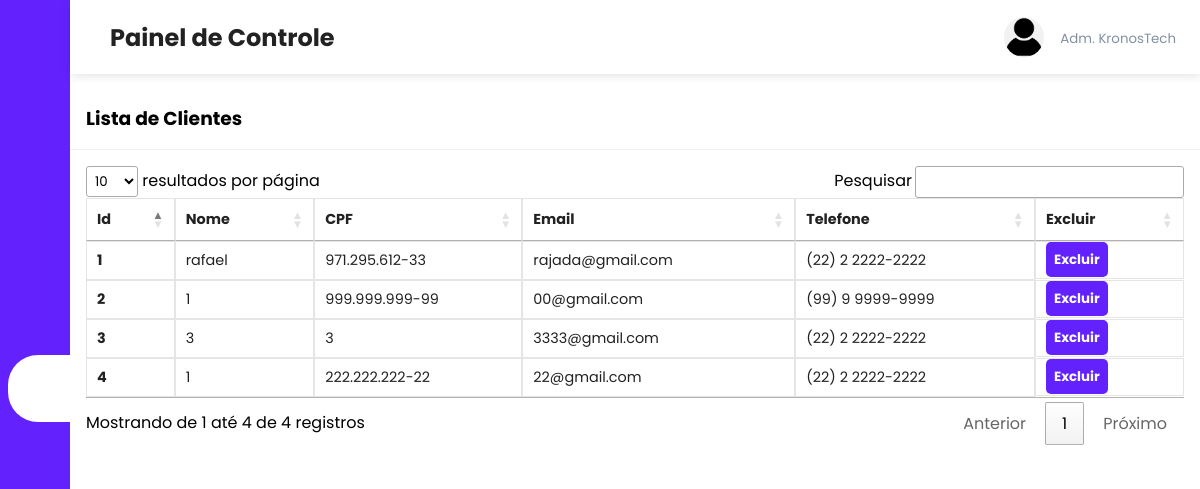
/admin/clientes.php, run on an earlier commit of the app's database.
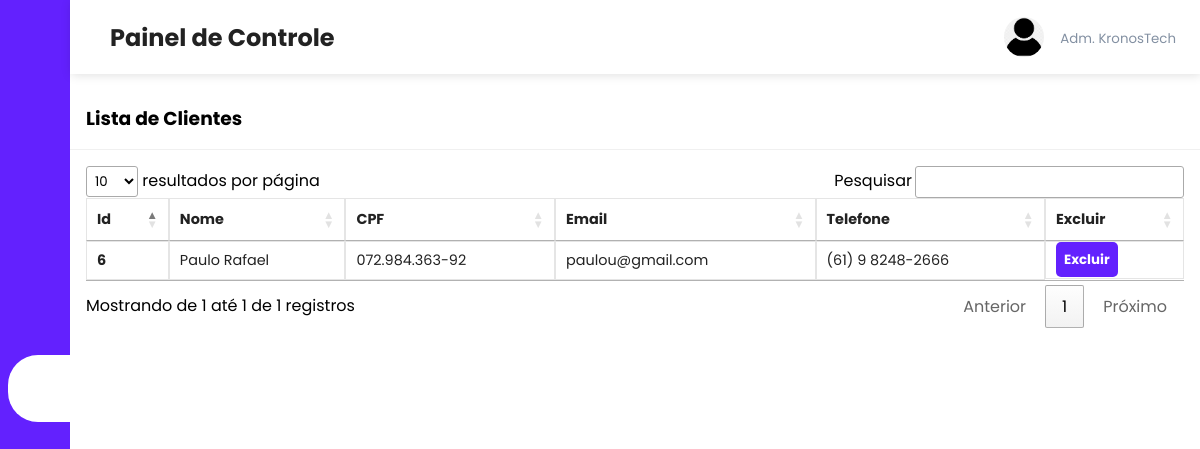
And on a later commit of the database.
### tables this page shows
CREATE TABLE `users` (
  `user_id` int(11) NOT NULL,
  `user_cpf` varchar(14) NOT NULL,
  `user_name` varchar(108) NOT NULL,
  `user_email` varchar(100) NOT NULL,
  `user_phone` varchar(16) NOT NULL,
  `user_password` varchar(100) NOT NULL
);

### admin/clientes.php (the view, shortened to what this page needs)
<?php include('header.php'); ?>
<?php
include('../server/connection.php');
$stmt2 = $conn->prepare("SELECT * FROM users");
$stmt2->execute();
$users = $stmt2->get_result();
?>
<div class="recent-grid">
    <div class="projects">
        <div class="card">
            <div class="card-header">
                <h3>Lista de Clientes</h3>
            </div>
            <div class="card-body">
            <div class="table-responsive">
                    <table width="100%" class="orders-table" id="tabelaOrdenada">
                        <thead>
                            <tr>
                                <td>Id</td>
                                <td>Nome</td>
                                <td>CPF</td>
                                <td>Email</td>
                                <td>Telefone</td>
                                <td>Excluir</td>
                            </tr>
                        </thead>
                        <tbody>
                            <?php while($user = $users->fetch_assoc()) { ?>
                                <tr>
                                    <td><strong><?php echo $user['user_id']; ?></strong></td>
                                    <td><?php echo $user['user_name']; ?></td>
                                    <td><?php echo $user['user_cpf']; ?></td>
                                    <td><?php echo $user['user_email']; ?></td>
                                    <td><?php echo $user['user_phone']; ?></td>
                                    <td><button><a class="btn btn-primary" href="#" onclick="confirmDelete(<?php echo $user['user_id']; ?>)">Excluir</a></button></td>
                                </tr>
                            <?php } ?>
                        </tbody>
                    </table>
            </div>
        </div>
    </div>
</div>
</body>
</html>

### admin/header.php (shortened to what this page needs)
<!DOCTYPE html>
<html lang="pt">
<head>
    <link rel="stylesheet" href="https://maxst.icons8.com/vue-static/landings/line-awesome/line-awesome/1.3.0/css/line-awesome.min.css">
    <link rel="stylesheet" href="styles.css">
    <link rel="stylesheet" type="text/css" href="https://cdn.datatables.net/1.11.5/css/jquery.dataTables.min.css">
</head>
<body>
    <div class="sidebar">
        <div class="sidebar-brand">
            <h2><span class="lab la-accusoft"></span><span>KronosTech</span></h2>
        </div>
        <div class="sidebar-menu">
            <ul>
                <li>
                    <a href="dashboard.php" class="active"><span class="las la-igloo"></span>
                    <span>Página Inicial</span></a>
                </li>
                <li>
                    <a href="products.php"><span class="las la-clipboard-list"></span>
                    <span>Produtos</span></a>
                </li>
                <li>
                    <a href="add_product.php"><span class="las la-list"></span>
                    <span>Adicionar Produtos</span></a>
                </li>
                <li>
                    <a href="orders.php"><span class="las la-receipt"></span>
                    <span>Pedidos</span></a>
                </li>
                <li>
                    <a href="clientes.php"><span class="las la-users"></span>
                    <span>Clientes</span></a>
                </li>
                <li>
                    <a href="admins.php"><span class="las la-users"></span>
                    <span>Administradores</span></a>
                </li>
            </ul>
        </div>
    </div>
    <div class="main-content">
        <header>
            <h2>
                <label for="nav-toggle">
                    <span class="las la-bars"></span>
                </label>
                Painel de Controle
            </h2>
            <div class="user-wrapper">
                <img src="img 2.png" width="40px" height="40px">
                <div>
                    <small>Adm. KronosTech</small>
                </div>
            </div>
        </header>

### admin/styles.css (style rules this page uses)
:root { --main-color: #6321fe; --color-dark: #1d2231; --text-grey: #8390a2; }
* { padding: 0; margin: 0; box-sizing: border-box; list-style-type: none; text-decoration: none; font-family: "Poppins", sans-serif; }
.sidebar { width: 255px; position: fixed; left: 0; top: 0; height: 100%; background: var(--main-color); z-index: 100%; transition: width 300ms; }
.sidebar-brand { height: 90px; padding: 1rem 0rem 1rem 2rem; color: #fff; }
.sidebar-menu { margin-top: 1rem; }
.sidebar-menu li { width: 100%; margin-bottom: 1.7rem; padding-left: 1rem; }
.sidebar-menu a { padding-left: 1rem; display: block; color: #fff; font-size: 1.1rem; }
.sidebar-menu a.active { background: #fff; padding-top: 1rem; padding-bottom: 1rem; color: var(--main-color); border-radius: 30px 0px 0px 30px; }
.active { background: #fff; padding-top: 1rem; padding-bottom: 1rem; color: var(--main-color); border-radius: 30px 0px 0px 30px; }
.sidebar-menu a span:first-child { font-size: 1.5rem; padding-right: 1rem; }
.main-content { transition: margin-left 300ms; margin-left: 255px; }
header { background: #fff; display: flex; justify-content: space-between; padding: 1rem 1.5rem; box-shadow: 1px 1px 10px rgba(0, 0, 0, 0.13); position: fixed; left: 255px; width: calc(100% - 255px); top: 0; z-index: 100; transition: left 300ms; }
header h2 { color: #222; }
header label span { font-size: 1.7rem; padding-right: 1rem; }
.user-wrapper { display: flex; align-items: center; }
.user-wrapper img { border-radius: 50%; margin-right: 1rem; }
.user-wrapper small { display: inline-block; color: var(--text-grey); }
.recent-grid { margin-top: 5.5rem; }
.card { background: #fff; border-radius: 5px; }
.card-header, .card-body { padding: 1rem; }
.card-header { display: flex; justify-content: space-between; align-items: center; border-bottom: 1px solid #f0f0f0; font-weight: bold; }
table { border-collapse: collapse; }
thead tr { border-top: 2px solid rgba(0, 0, 0, 0.3); border-bottom: 2px solid rgba(0, 0, 0, 0.3) }
.orders-table td { border: 1px solid rgba(0, 0, 0, 0.10); padding: 8px; text-align: left; }
thead td { font-weight: 700; }
td { padding: 0.5rem 1rem; font-size: 0.9rem; color: #222; }
tr td:last-child { display: flex; align-items: center; }
.table-responsive { width: 100%; overflow-x: auto; }
@media only screen and (max-width: 1200px) { .sidebar { width: 70px; } }
@media only screen and (max-width: 1200px) { .sidebar .sidebar-brand, .sidebar li { padding-left: 1rem; text-align: center; } }
@media only screen and (max-width: 1200px) { .sidebar li a { padding-left: 0rem; } }
@media only screen and (max-width: 1200px) { .sidebar li a span { padding-left: 0rem; } }
@media only screen and (max-width: 1200px) { .sidebar .sidebar-brand, .sidebar li { padding-left: 0.5rem; text-align: center; } }
@media only screen and (max-width: 1200px) { .sidebar .sidebar-brand, .sidebar li a { padding-left: 1rem; } }
@media only screen and (max-width: 1200px) { .main-content { margin-left: 70px; } }
@media only screen and (max-width: 1200px) { .main-content header { width: calc(100% - 70px); left: 70px; } }
.btn { background-color: #6321fe; color: #fff; padding: 8px; border-radius: 5px; border: none; font-weight: bold; transition: 0.4s ease; }
button { border: none; }

What changed in the data, as far as the page shows it:
removed users: user_id "1", user_name "rafael", user_cpf "971.295.612-33", user_email "rajada@gmail.com", user_phone "(22) 2 2222-2222"
removed users: user_id "2", user_name "1", user_cpf "999.999.999-99", user_email "00@gmail.com", user_phone "(99) 9 9999-9999"
removed users: user_id "3", user_name "3", user_cpf "3", user_email "3333@gmail.com", user_phone "(22) 2 2222-2222"
removed users: user_id "4", user_name "1", user_cpf "222.222.222-22", user_email "22@gmail.com", user_phone "(22) 2 2222-2222"
added users: user_id "6", user_name "Paulo Rafael", user_cpf "072.984.363-92", user_email "paulou@gmail.com", user_phone "(61) 9 8248-2666"
Also different on the page:
text written by a page script: "resultados por página Pesquisar Mostrando de 1 até 4 de 4 registros Anterior 1 Próximo" → "resultados por página Pesquisar Mostrando de 1 até 1 de 1 registros Anterior 1 Próximo"
